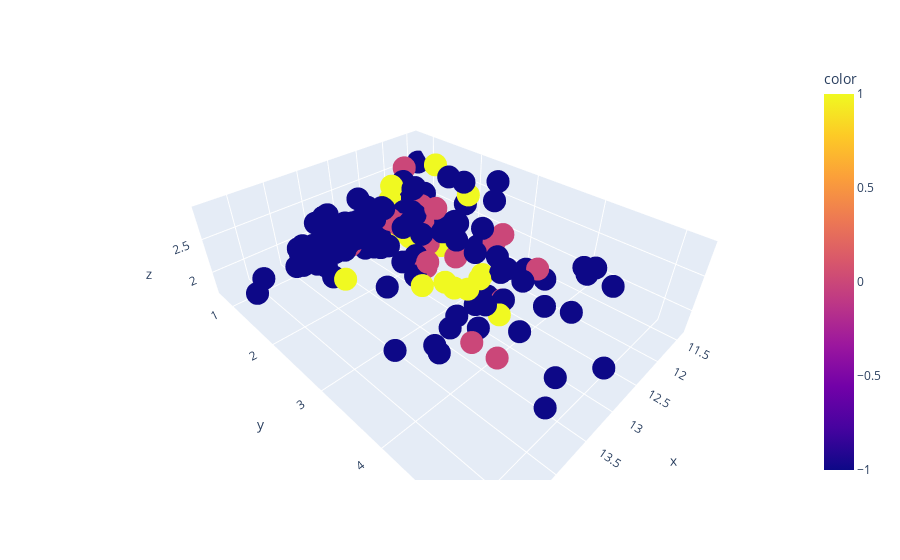

The notebook cell this image was saved under:
### Code cell
db = DBSCAN(eps=30, min_samples=16)
db.fit(wine)
y_pred = db.fit_predict(wine)
px.scatter_3d(x=wine.iloc[:,0], y= wine.iloc[:,1], z = wine.iloc[:,2], color=y_pred)

### Figure 1 — Plotly figure (JSON) as saved in the notebook; plotly's stock layout.template omitted (floating-point values rounded to 4 significant figures; data arrays with more than 128 entries replaced by an {"elided": "..."} marker saying what was removed)
{"data": [{"hovertemplate": "x=%{x}<br>y=%{y}<br>z=%{z}<br>color=%{marker.color}<extra></extra>", "legendgroup": "", "marker": {"color": {"elided": "161 int values"}, "coloraxis": "coloraxis", "symbol": "circle"}, "mode": "markers", "name": "", "scene": "scene", "showlegend": false, "type": "scatter3d", "x": {"elided": "161 float values"}, "y": {"elided": "161 float values"}, "z": {"elided": "161 float values"}}], "layout": {"coloraxis": {"colorbar": {"title": {"text": "color"}}, "colorscale": [[0, "#0d0887"], [0.1111, "#46039f"], [0.2222, "#7201a8"], [0.3333, "#9c179e"], [0.4444, "#bd3786"], [0.5556, "#d8576b"], [0.6667, "#ed7953"], [0.7778, "#fb9f3a"], [0.8889, "#fdca26"], [1, "#f0f921"]]}, "legend": {"tracegroupgap": 0}, "margin": {"t": 60}, "scene": {"domain": {"x": [0, 1], "y": [0, 1]}, "xaxis": {"title": {"text": "x"}}, "yaxis": {"title": {"text": "y"}}, "zaxis": {"title": {"text": "z"}}}}}
